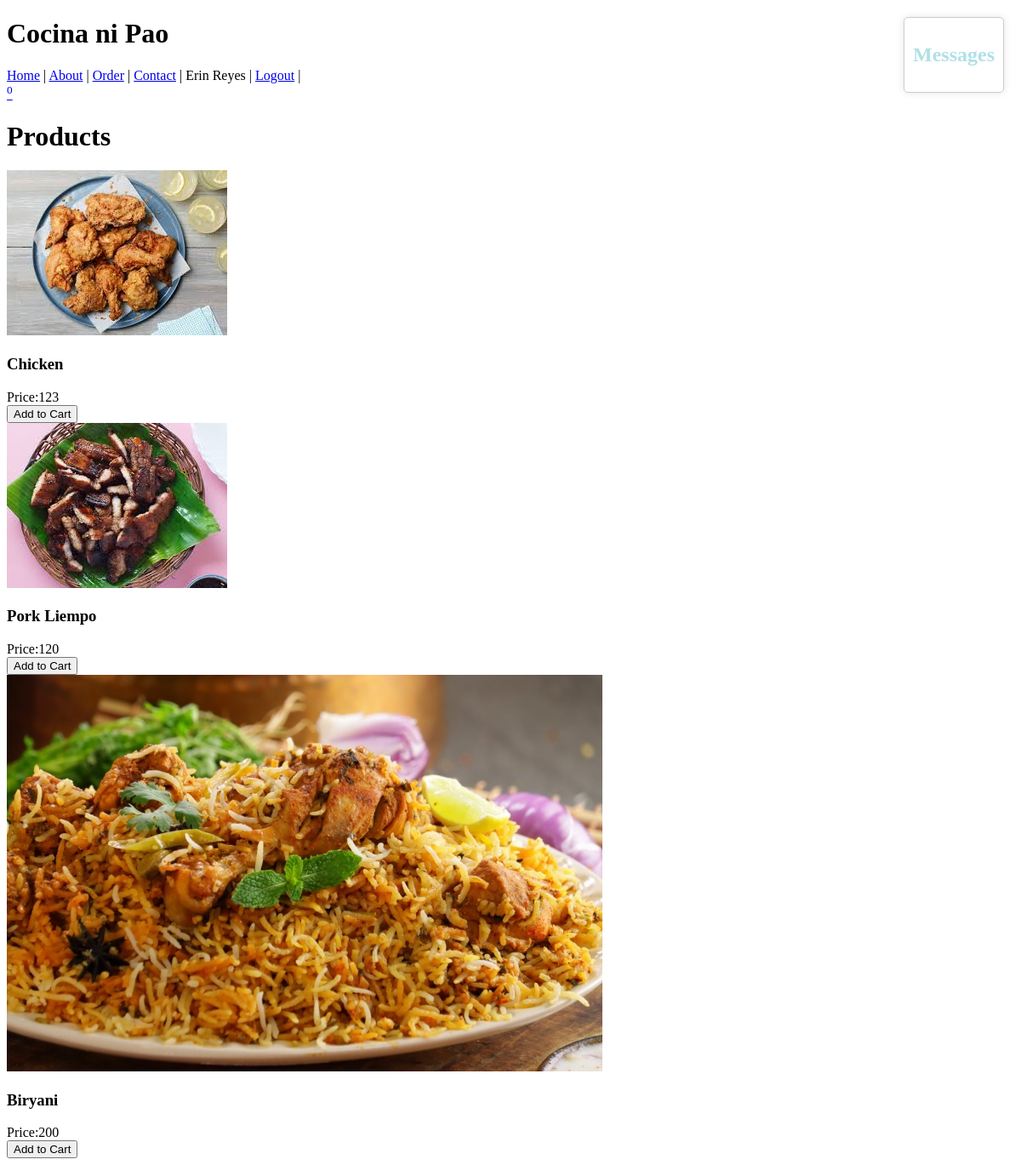
The app's page /order.php (signed in) with its own data.
### tables this page shows
CREATE TABLE `customer` (
  `customer_id` int(10) NOT NULL,
  `customer_name` varchar(255) NOT NULL,
  `email` varchar(255) NOT NULL,
  `password` varchar(255) NOT NULL,
  `mobile` varchar(10) NOT NULL,
  `address` varchar(255) NOT NULL
);

CREATE TABLE `food_products` (
  `food_id` int(10) NOT NULL,
  `food_name` varchar(255) NOT NULL,
  `food_price` int(255) NOT NULL,
  `food_description` text NOT NULL,
  `food_image` blob NOT NULL
);

### display_product.php (the view, shortened to what this page needs)
<?php
include 'Admin/connect.php';
?>
<!DOCTYPE html>
<html lang="en">
<head>
    <link rel = "stylesheet" href="css/style.css">
</head>
<body>
    <h1>Products</h1>
    <?php
    $query = "SELECT * FROM food_products";
    $result = mysqli_query($con, $query);
    if (mysqli_num_rows($result) > 0) {
        while ($row = mysqli_fetch_assoc($result)) {
    ?>
    <form method="post">
        <div>
            <img src="images/<?php echo $row['food_image']?>" alt="">
            <h3><?php echo $row['food_name']?></h3>
            <div>Price:<?php echo $row['food_price']?></div>
            <input type="submit" class="submit_btn cart_btn" value="Add to Cart" name="add_to_cart">
        </div>
    </form>
    <?php
        }} else {
            echo "No products found.";
        }
    ?>
</body>
</html>

### header.php (shortened to what this page needs)
<!DOCTYPE html>
<html lang="en">
<head>
    <link rel="stylesheet" href="css/style.css">
</head>
<body>
<?php
include "Admin/connect.php";
if (isset($_SESSION["uid"])) {
    $sql = "SELECT customer_name FROM customer WHERE customer_id='$_SESSION[uid]'";
    $query = mysqli_query($con, $sql);
    $row = mysqli_fetch_array($query);
    $cartCount = isset($_SESSION['cartCount']) ? $_SESSION['cartCount'] : 0;
    echo '
            <header>
                <h1>Cocina ni Pao</h1>
                <nav>
                    <a href="homepage.php">Home</a> |
                    <a href="about.php">About</a> |
                    <a href="order.php">Order</a> |
                    <a href="help_support.php">Contact</a> |
                    <a>'. $row["customer_name"] . '</a> |
                    <a href="logout.php">Logout</a> |
                </nav>
                <a href="cart.php" class="cart"><i class="fa-solid fa-cart-shopping" style="width: 50px; height: 50px;"></i><sup>'. $cartCount .'</sup></a>
                </header>';
include('customer_message.php');
}
?>
</body>
</html>

### records on screen
customer: customer_name "Erin Reyes"
food_products: food_image (picture), food_name "Chicken", food_price "123"
food_products: food_image (picture), food_name "Pork Liempo", food_price "120"
food_products: food_image (picture), food_name "Biryani", food_price "200"

### other values on screen
$cartCount "0"
